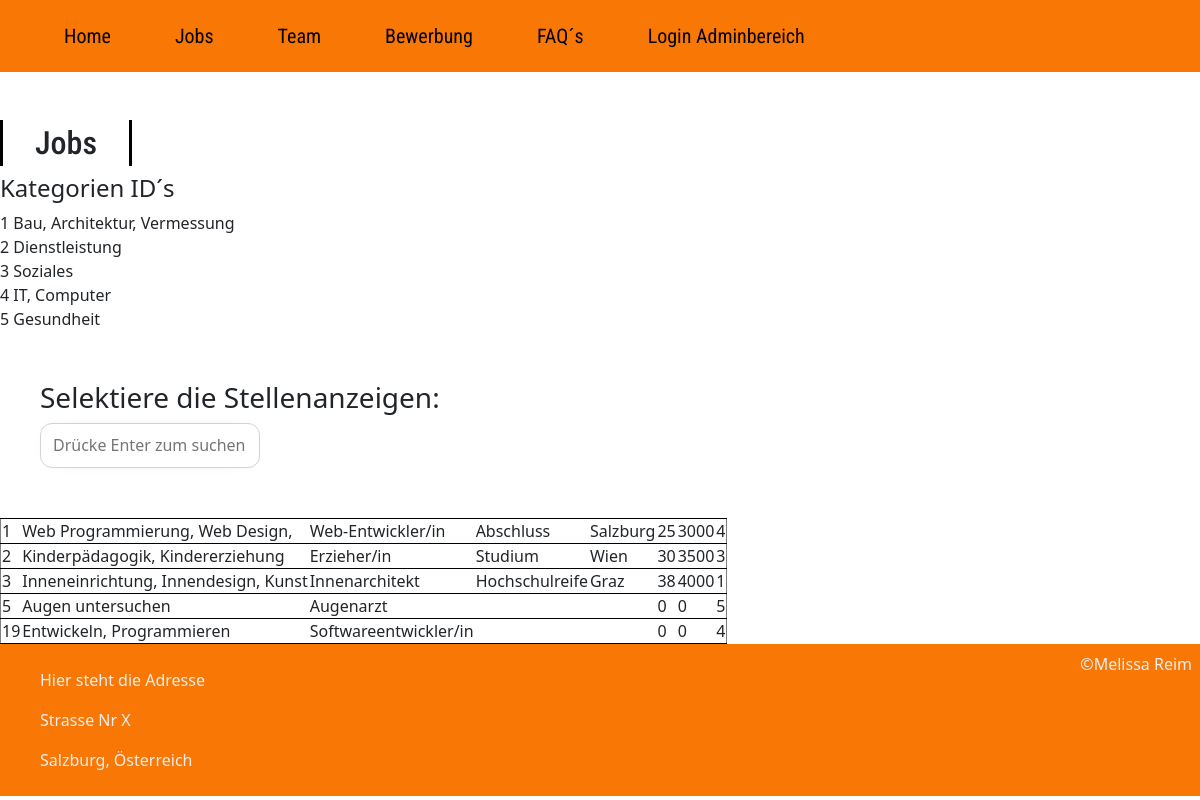
The page /PHP/index.php?seite=jobs on the database as committed earlier.
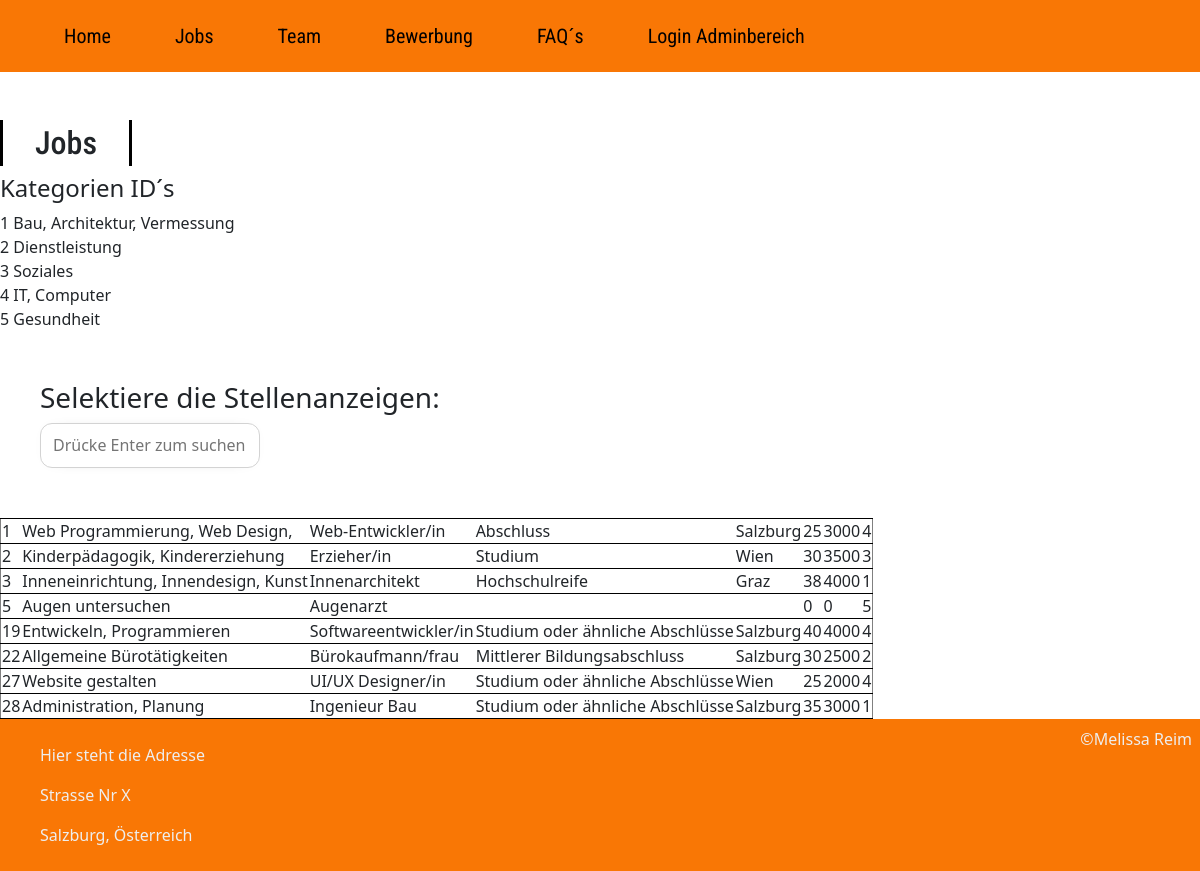
The same page on the database as committed later.
### tables this page shows
CREATE TABLE `jobs` (
  `id` int(10) UNSIGNED NOT NULL,
  `jobs` varchar(255) NOT NULL,
  `titel` varchar(255) NOT NULL,
  `kategorie_id` int(10) UNSIGNED NOT NULL,
  `qualifikation` varchar(255) NOT NULL,
  `dienstort` varchar(50) NOT NULL,
  `stundenausmaß` varchar(255) NOT NULL,
  `mindestgehalt_euro` varchar(255) NOT NULL,
  `datum` datetime NOT NULL DEFAULT current_timestamp()
);

### PHP/index.php (called while the page is built, shortened)
<?php
include "kopf.php";
?>
<?php
if (empty($_GET["seite"])){
    $site = "home";
} else{
    $site = $_GET["seite"];
}
if($site == "home") {
    $include_datei = "inhalte/home.php";
    $seitentitel ="Find your passion";
} else if ($site == "jobs") {
    $include_datei = "inhalte/jobs.php";
} else if ($site == "ueberuns") {
    $include_datei = "inhalte/ueberuns.php";
    $seitentitel ="Team";
} else if ($site == "bewerbung") {
    $include_datei = "inhalte/bewerbung.php";
    $seitentitel ="Bewerben.";
} else if ($site == "faq") {
    $include_datei = "inhalte/faq.php";
    $seitentitel ="FAQ´s";
} else {
    $include_datei = "error404.php";
}
?>
<?php
include  $include_datei;
include "fuss.php";
?>

### PHP/admin/funktionen.php (called while the page is built, shortened)
<?php
$db = mysqli_connect("localhost", "root", "", "getajob");
mysqli_set_charset($db, "utf8");
function query ($sql_befehl) {
    global $db;
    $result = mysqli_query($db, $sql_befehl);
    return $result;
}

### PHP/inhalte/jobs.php (the view, shortened to what this page needs)
<?php include "admin/funktionen.php"; ?>
</head>
<body>
    <h2 class="page-heading">Jobs</h2>
    <h4>Kategorien ID´s</h4>
    <p>1 Bau, Architektur, Vermessung <br> 2 Dienstleistung<br> 3 Soziales<br> 4 IT, Computer<br> 5 Gesundheit</p>
    <div id="searching">
        <h3>Selektiere die Stellenanzeigen:</h3>
        <input id="jobSearchInput" placeholder="Drücke Enter zum suchen ..." type="text" name="text" class="input">
    </div>
    <?php
    $result = query("SELECT * FROM jobs ORDER BY id ASC");
    echo "<table id='myTable' border='1'>";
    echo "<tbody>";
    while ($row = mysqli_fetch_assoc($result)) {
        echo "<tr style='border-bottom: 1px solid black;'>";
        echo "<td>" . $row["id"] . "</td>";
        echo "<td>" . $row["jobs"] . "</td>";
        echo "<td>" . $row["titel"] . "</td>";
        echo "<td>" . $row["qualifikation"] . "</td>";
        echo "<td>" . $row["dienstort"] . "</td>";
        echo "<td>" . $row["stundenausmaß"] . "</td>";
        echo "<td>" . $row["mindestgehalt_euro"] . "</td>";
        echo "<td>" . $row["kategorie_id"] . "</td>";
        echo "</tr>";
    }
    echo "</tbody>";
    echo "</table>";
    ?>

### PHP/kopf.php (shortened to what this page needs)
  <link rel="stylesheet" href="https://use.fontawesome.com/releases/v5.1.0/css/all.css"
>
<link rel="stylesheet" href="style.css">
<link
rel="stylesheet"
href="../vendor/bootstrap-5.3.2-dist/css/bootstrap.css"
/>
    <nav>
        <div id="logo-img">
            <a href="#">
            </a>
            <p class="slogan"><bold>Getajob</bold> <br> Find your passion</p>
        </div>
        <ul>
            <li>
                <a href="index.html">Home</a>
            </li>
            <li>
                <a href="jobs.html">Jobs</a>
            </li>
            <li>
                <a href="ueberuns.html">Team</a>
            </li>
            <li>
                <a href="login.html">Login</a>
            </li>
            <li>
                <a href="bewerbung.html">Login</a>
            </li>
            <li>
                <a href="faq.html">FAQ´s</a>
            </li>
        </ul>
    </nav>
<?php include "nav.php"; ?>

### PHP/nav.php
<?php
$nav_punkte = array(
    "home" => "Home"
    , "jobs" => "Jobs"
    , "ueberuns" => "Team"
    , "bewerbung" => "Bewerbung"
    , "faq" => "FAQ´s"
);
echo "<nav><ul>";
foreach ($nav_punkte as $href => $nav_punkt) {
    echo '<li ';
    if (true == $href) {
        echo 'class="active"';
    }
    echo '><a href="?seite=';
    echo $href . '">' . $nav_punkt;
    echo "</a></li>" ;
  }
echo "<li><a href='admin/login.php'>Login Adminbereich</a></li></ul></nav>";
?>

### PHP/fuss.php (shortened to what this page needs)
  <link rel="stylesheet" href="https://use.fontawesome.com/releases/v5.1.0/css/all.css"
>
<link rel="stylesheet" href="style.css">
<link
rel="stylesheet"
href="../vendor/bootstrap-5.3.2-dist/css/bootstrap.css"
/>
<footer>
            <div id="left-footer">
                <p>
                    <ul>
                        <li>
                            <p>Hier steht die Adresse</p>
                        </li>
                        <li>
                            <p>Strasse Nr X</p>
                        </li>
                        <li>
                            <p>Salzburg, Österreich</p>
                        </li>
                    </ul>
                </p>
            </div>
            &copy; <?php// echo "2024 - " . date("Y"); echo $nav_punkte[$site]; ?> <p> Melissa Reim</p>
        </footer>

### PHP/style.css (style rules this page uses)
body { font-family: "Roboto", sans-serif; margin: 0; }
p { line-height: 1.5; }
a { text-decoration: none; color: black; }
input, textarea { height: 32px; padding: 0 16px; font-family: "Roboto Condensed", sans-serif; font-size: 20px; border: none; box-shadow: inset 8px 3px 18px -4px rgba(0, 0, 0, 0.4); }
.input { width: 100%; max-width: 220px; height: 45px; padding: 12px; border-radius: 12px; border: 1.5px solid lightgrey; outline: none; transition: all 0.3s cubic-bezier(0.19, 1, 0.22, 1); box-shadow: 0px 0px 20px -18px; }
nav { height: 72px; width: 100%; margin: 0; position: fixed; font-family: "Roboto Condensed", sans-serif; font-size: 20px; display: flex; justify-content: space-between; padding: 0 16px 0 0; box-sizing: border-box; z-index: 100; background: rgb(249, 119, 5); }
nav a { padding: 0 32px; color: rgb(3, 0, 0); transition: 0.4s; text-decoration: none; background: rgb(249, 119, 5); }
nav ul { display: flex; list-style: none; justify-content: space-around; align-items: center; height: 100%; margin: 0; }
.slogan { font-size: 15px; margin: 10px; color: rgb(249, 119, 5); background: rgb(249, 119, 5); }
#logo-img { display: flex; height: 100%; background: #f4d0a8; padding: 0 32px; align-items: center; color: white; transition: 0.4s; background: rgb(249, 119, 5); }
#searching { margin-top: 50px; margin-bottom: 50px; display: flex; justify-content: space-between; flex-flow: column; padding-left: 40px; padding-right: 150px; }
footer { background: rgb(249, 119, 5); padding: 8px; color: #eee; display: flex; }
footer #left-footer { flex: 1; border-right: 1px solid rgb(249, 119, 5); padding-left: 32px; }
footer #left-footer ul { padding: 0; list-style: none; line-height: 1.5; }
.page-heading { font-size: 32px; font-family: "Roboto Condensed", sans-serif; border-left: 3px solid black; border-right: 3px solid black; transition: all 0.4s; display: inline-block; padding: 4px 32px; margin-top: 120px; }

Rows that differ between the two databases and show on the page:
changed jobs "Entwickeln, Programmieren": qualifikation (not shown) → "Studium oder ähnliche Abschlüsse"; dienstort (not shown) → "Salzburg"; stundenausmaß "0" → "40"; mindestgehalt_euro "0" → "4000"
added jobs: id "22", jobs "Allgemeine Bürotätigkeiten", titel "Bürokaufmann/frau", qualifikation "Mittlerer Bildungsabschluss", dienstort "Salzburg", stundenausmaß "30", mindestgehalt_euro "2500", kategorie "2"
added jobs: id "27", jobs "Website gestalten", titel "UI/UX Designer/in", qualifikation "Studium oder ähnliche Abschlüsse", dienstort "Wien", stundenausmaß "25", mindestgehalt_euro "2000", kategorie "4"
added jobs: id "28", jobs "Administration, Planung", titel "Ingenieur Bau", qualifikation "Studium oder ähnliche Abschlüsse", dienstort "Salzburg", stundenausmaß "35", mindestgehalt_euro "3000", kategorie "1"
